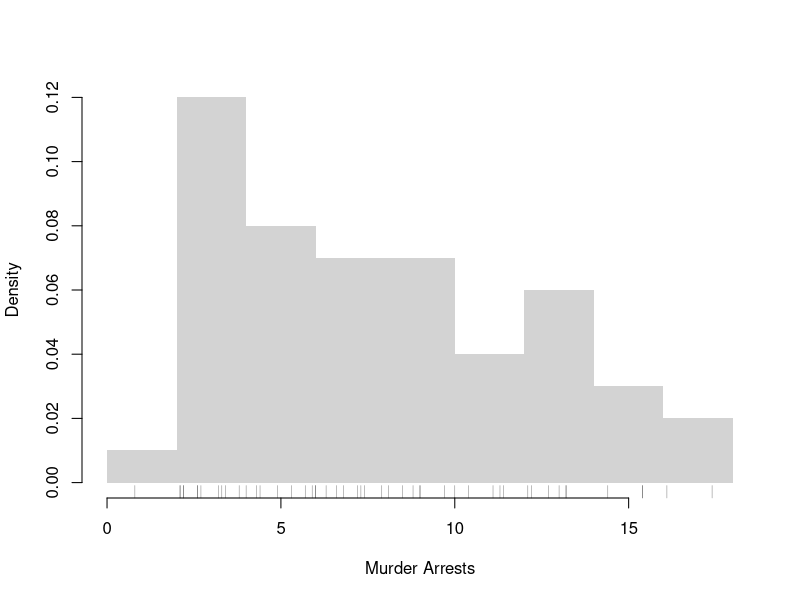
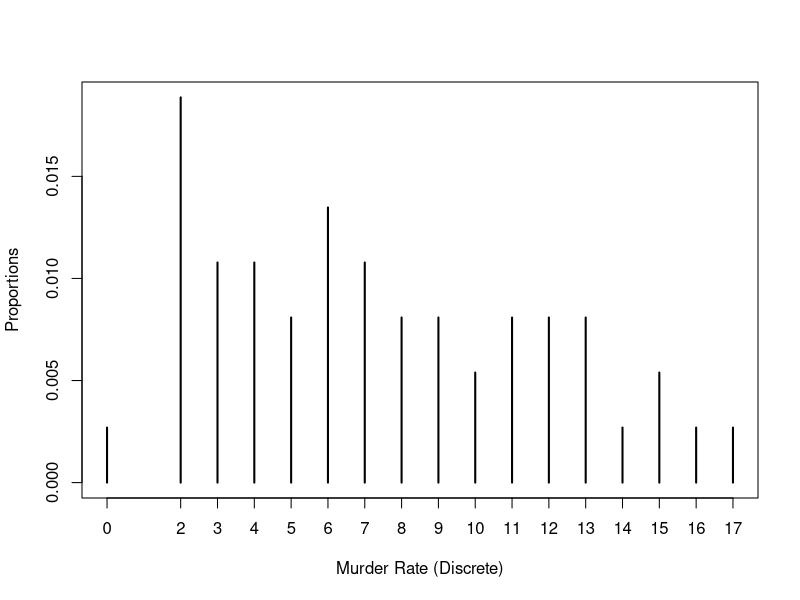
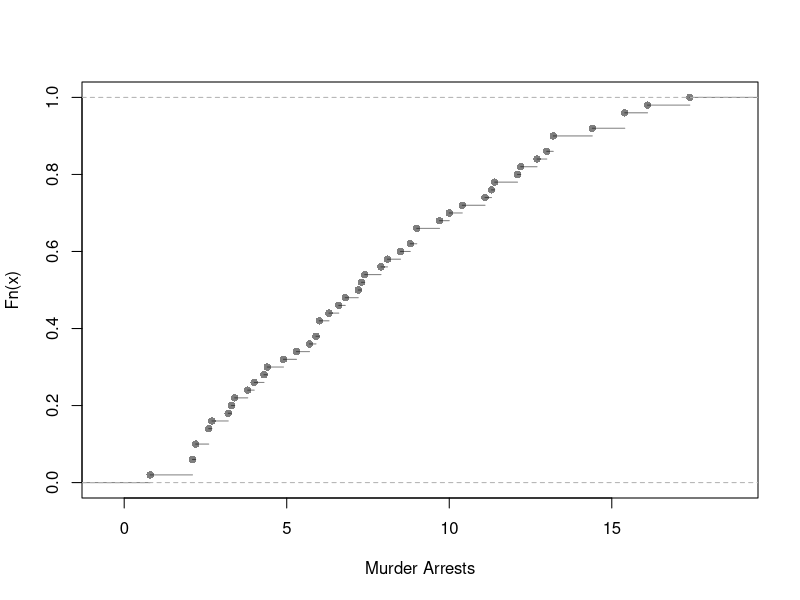
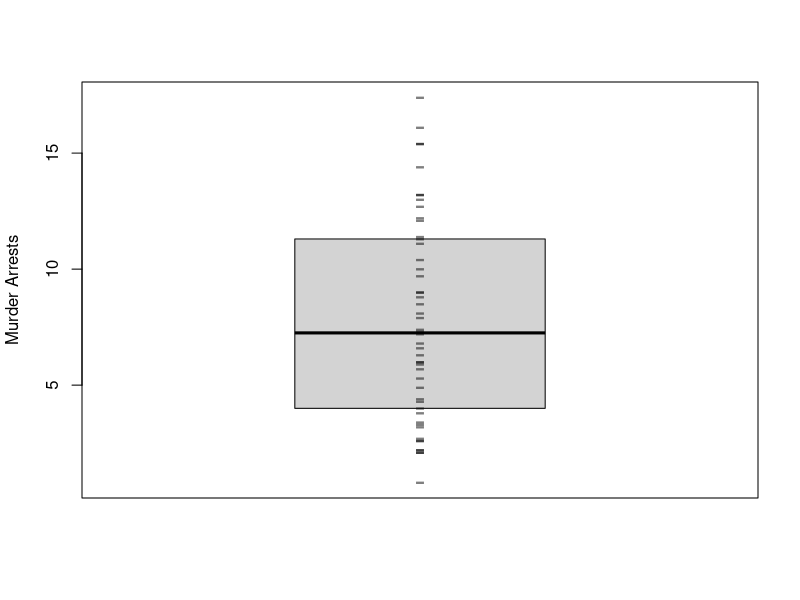
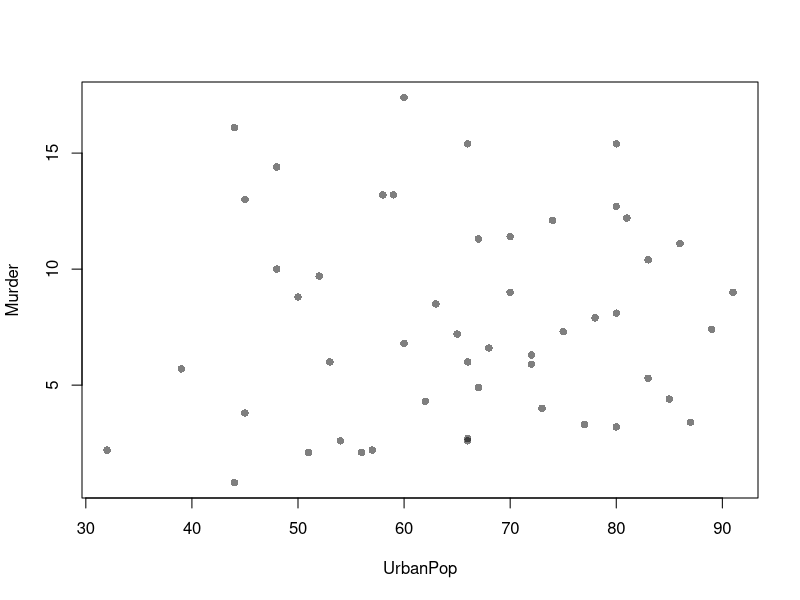
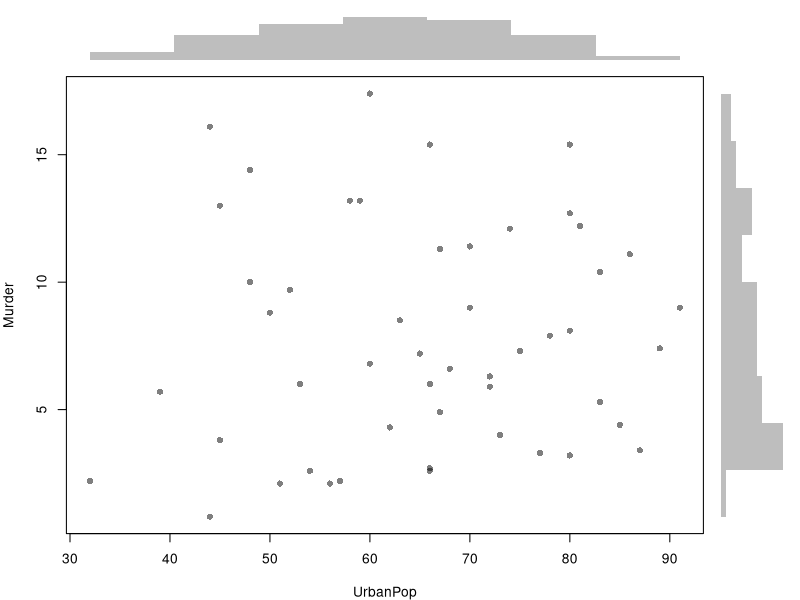
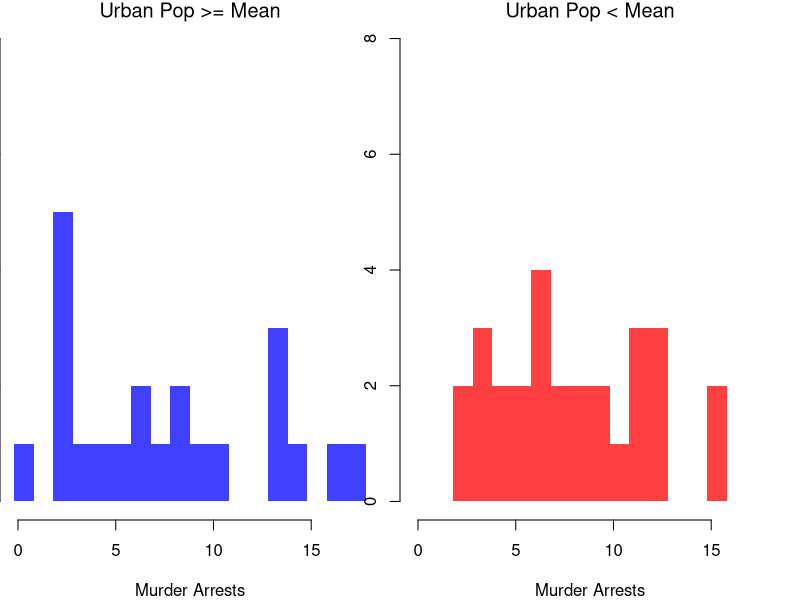
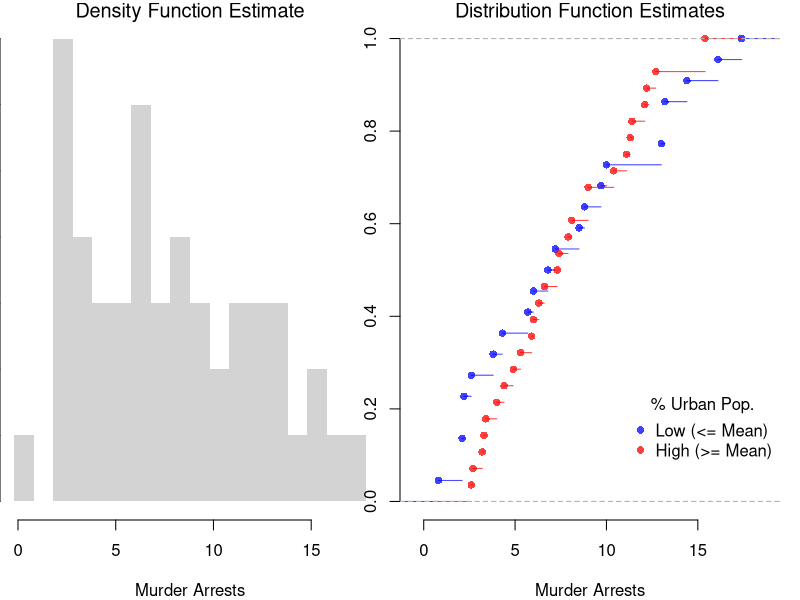

Recreate these plots in R, in order.
## ---- chunk 1
d1d <- 1:3 # Cardinal data (Discrete)
d1d

d1c <- c(1.1, 2/3, 3) # Cardinal data (Continuous)
d1c

d2o <- factor(c('A','B','C'), ordered=T) # Factor data (Ordinal)
d2o

d2c <- factor(c('Leipzig','Los Angeles','Logan'), ordered=F) # Factor data (Categorical)
d2c

# Explicitly check the data types:
#class(d1d)
#class(d1c)
#class(d2o)
#class(d2c)
## ---- chunk 2
# data.frames: your most common data type
    # matrix of different data-types
    # well-ordered lists
d0 <- data.frame(y=d1c, x=d2c)
d0
## ---- chunk 3
c('A','B','C')  # character strings
c('Leipzig','Los Angeles','Logan')  # character strings
## ---- chunk 4
# Strings
paste( 'hi', 'mom')
paste( c('hi', 'mom'), collapse='--')

kingText <- "The king infringes the law on playing curling."
gsub(pattern="ing", replacement="", kingText)
# advanced usage
#gsub("[aeiouy]", "_", kingText)
#gsub("([[:alpha:]]{3})ing\\b", "\\1", kingText) 
## ---- chunk 5
head(USArrests)

# Check NA values
x <- c(1,NA,2,3)
sum(is.na(x))
## ---- chunk 6
hist(USArrests$Murder, freq=F, breaks=10,
    border=NA, main='', xlab='Murder Arrests')
# Raw Observations
rug(USArrests$Murder, col=grey(0,.5))
## ---- chunk 7
xr <- floor(USArrests$Murder) #Discretized data (rounded down)
proportions <- table(xr)/sum(xr)
plot(proportions, xlab='Murder Rate (Discrete)', ylab='Proportions')
## ---- chunk 8
F_murder <- ecdf(USArrests$Murder)
# proportion of murders < 10
F_murder(10)
# proportion of murders < x, for all x
plot(F_murder, main='', xlab='Murder Arrests',
    pch=16, col=grey(0,.5))
## ---- chunk 9
x <- USArrests$Murder

# quantiles
median(x)
range(x)
quantile(x, probs=c(0,.25,.5))

# deciles are quantiles
quantile(x, probs=seq(0,1, by=.1))
## ---- chunk 10
xo <- sort(x)
xo

# median
xo[length(xo)*.5]
quantile(x, probs=.5, type=4)

# min
xo[1]
min(xo)
quantile(xo,probs=0)
## ---- chunk 11
boxplot(USArrests$Murder, main='', ylab='Murder Arrests',
    whisklty=0, staplelty=0, outline=F)
# Raw Observations
stripchart(USArrests$Murder,
    pch='-', col=grey(0,.5), cex=2,
    vert=T, add=T)
## ---- chunk 12
plot(Murder~UrbanPop, USArrests, pch=16, col=grey(0.,.5))
## ---- chunk 13
# Setup Plot
layout( matrix(c(2,0,1,3), ncol=2, byrow=TRUE),
    widths=c(9/10,1/10), heights=c(1/10,9/10))

# Scatterplot
par(mar=c(4,4,1,1))
plot(Murder~UrbanPop, USArrests, pch=16, col=rgb(0,0,0,.5))

# Add Marginals
par(mar=c(0,4,1,1))
xhist <- hist(USArrests$UrbanPop, plot=FALSE)
barplot(xhist$counts, axes=FALSE, space=0, border=NA)

par(mar=c(4,0,1,1))
yhist <- hist(USArrests$Murder, plot=FALSE)
barplot(yhist$counts, axes=FALSE, space=0, horiz=TRUE, border=NA)
## ---- chunk 14
# Tailored Histogram 
ylim <- c(0,8)
xbks <-  seq(min(USArrests$Murder)-1, max(USArrests$Murder)+1, by=1)

# Also show more information
# Split Data by Urban Population above/below mean
pop_mean <- mean(USArrests$UrbanPop)
murder_lowpop <- USArrests[USArrests$UrbanPop< pop_mean,'Murder']
murder_highpop <- USArrests[USArrests$UrbanPop>= pop_mean,'Murder']
cols <- c(low=rgb(0,0,1,.75), high=rgb(1,0,0,.75))

par(mfrow=c(1,2))
hist(murder_lowpop,
    breaks=xbks, col=cols[1],
    main='Urban Pop >= Mean', font.main=1,
    xlab='Murder Arrests',
    border=NA, ylim=ylim)

hist(murder_highpop,
    breaks=xbks, col=cols[2],
    main='Urban Pop < Mean', font.main=1,
    xlab='Murder Arrests',
    border=NA, ylim=ylim)
## ---- chunk 15
par(mfrow=c(1,2))
# Full Sample Density
hist(USArrests$Murder, 
    main='Density Function Estimate', font.main=1,
    xlab='Murder Arrests',
    breaks=xbks, freq=F, border=NA)

# Split Sample Distribution Comparison
F_lowpop <- ecdf(murder_lowpop)
plot(F_lowpop, col=cols[1],
    pch=16, xlab='Murder Arrests',
    main='Distribution Function Estimates',
    font.main=1, bty='n')
F_highpop <- ecdf(murder_highpop)
plot(F_highpop, add=T, col=cols[2], pch=16)

legend('bottomright', col=cols,
    pch=16, bty='n', inset=c(0,.1),
    title='% Urban Pop.',
    legend=c('Low (<= Mean)','High (>= Mean)'))
## ---- chunk 16
layout( t(c(1,2,2)))
boxplot(USArrests$Murder, main='',
    xlab='All Data', ylab='Murder Arrests')

# K Groups with even spacing
K <- 3
USArrests$UrbanPop_Kcut <- cut(USArrests$UrbanPop,K)
Kcols <- hcl.colors(K,alpha=.5)
boxplot(Murder~UrbanPop_Kcut, USArrests,
    main='', col=Kcols,
    xlab='Urban Population', ylab='')

# 4 Groups with equal numbers of observations
#Qcuts <- c(
#    '0%'=min(USArrests$UrbanPop)-10*.Machine$double.eps,
#    quantile(USArrests$UrbanPop, probs=c(.25,.5,.75,1)))
#USArrests$UrbanPop_cut <- cut(USArrests$UrbanPop, Qcuts)
#boxplot(Murder~UrbanPop_cut, USArrests, col=hcl.colors(4,alpha=.5))
## ---- chunk 17
# High Assault Areas
assault_high <- USArrests$Assault > median(USArrests$Assault)
cols <- ifelse(assault_high, rgb(1,0,0,.5), rgb(0,0,1,.5))

# Scatterplot
# Show High Assault Areas via 'cex=' or 'pch='
# Could further add regression lines for each data split
plot(Murder~UrbanPop, USArrests, pch=16, col=cols)
